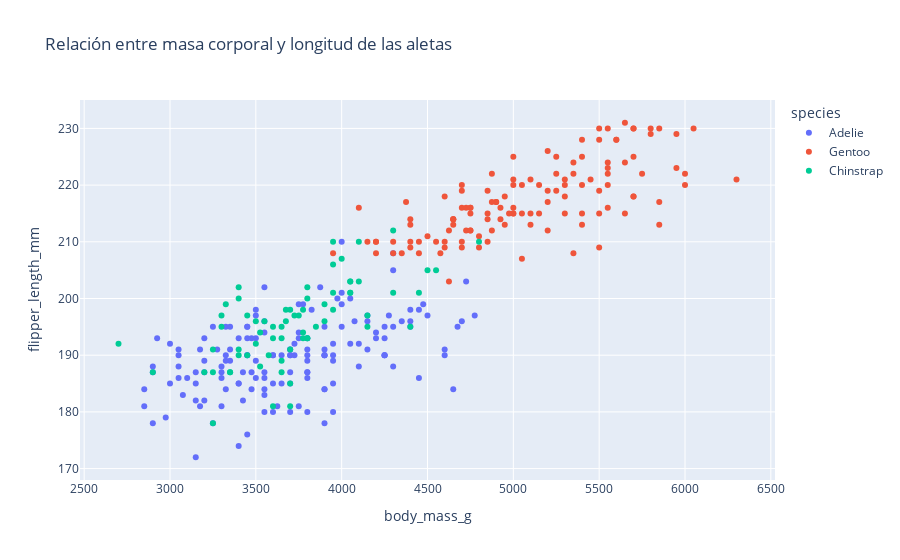

The cell this chart's notebook holds for it:
### Code cell
dispercion1 = px.scatter(penguins,x='body_mass_g',y='flipper_length_mm',color='species', title='Relación entre masa corporal y longitud de las aletas')
dispercion1.show()

### Figure 1 — Plotly figure (JSON) as saved in the notebook; plotly's stock layout.template omitted (floating-point values rounded to 4 significant figures; data arrays with more than 128 entries replaced by an {"elided": "..."} marker saying what was removed)
{"data": [{"hovertemplate": "species=Adelie<br>body_mass_g=%{x}<br>flipper_length_mm=%{y}<extra></extra>", "legendgroup": "Adelie", "marker": {"color": "#636efa", "symbol": "circle"}, "mode": "markers", "name": "Adelie", "orientation": "v", "showlegend": true, "type": "scatter", "x": {"elided": "152 int values"}, "xaxis": "x", "y": {"elided": "152 int values"}, "yaxis": "y"}, {"hovertemplate": "species=Gentoo<br>body_mass_g=%{x}<br>flipper_length_mm=%{y}<extra></extra>", "legendgroup": "Gentoo", "marker": {"color": "#EF553B", "symbol": "circle"}, "mode": "markers", "name": "Gentoo", "orientation": "v", "showlegend": true, "type": "scatter", "x": [4500, 5700, 4450, 5700, 5400, 4550, 4800, 5200, 4400, 5150, 4650, 5550, 4650, 5850, 4200, 5850, 4150, 6300, 4800, 5350, 5700, 5000, 4400, 5050, 5000, 5100, 4100, 5650, 4600, 5550, 5250, 4700, 5050, 6050, 5150, 5400, 4950, 5250, 4350, 5350, 3950, 5700, 4300, 4750, 5550, 4900, 4200, 5400, 5100, 5300, 4850, 5300, 4400, 5000, 4900, 5050, 4300, 5000, 4450, 5550, 4200, 5300, 4400, 5650, 4700, 5700, 4650, 5800, 4700, 5550, 4750, 5000, 5100, 5200, 4700, 5800, 4600, 6000, 4750, 5950, 4625, 5450, 4725, 5350, 4750, 5600, 4600, 5300, 4875, 5550, 4950, 5400, 4750, 5650, 4850, 5200, 4925, 4875, 4625, 5250, 4850, 5600, 4975, 5500, 4725, 5500, 4700, 5500, 4575, 5500, 5000, 5950, 4650, 5500, 4375, 5850, 4875, 6000, 4925, null, 4850, 5750, 5200, 5400], "xaxis": "x", "y": [211, 230, 210, 218, 215, 210, 211, 219, 209, 215, 214, 216, 214, 213, 210, 217, 210, 221, 209, 222, 218, 215, 213, 215, 215, 215, 216, 215, 210, 220, 222, 209, 207, 230, 220, 220, 213, 219, 208, 208, 208, 225, 210, 216, 222, 217, 210, 225, 213, 215, 210, 220, 210, 225, 217, 220, 208, 220, 208, 224, 208, 221, 214, 231, 219, 230, 214, 229, 220, 223, 216, 221, 221, 217, 216, 230, 209, 220, 215, 223, 212, 221, 212, 224, 212, 228, 218, 218, 212, 230, 218, 228, 212, 224, 214, 226, 216, 222, 203, 225, 219, 228, 215, 228, 216, 215, 210, 219, 208, 209, 216, 229, 213, 230, 217, 230, 217, 222, 214, null, 215, 222, 212, 213], "yaxis": "y"}, {"hovertemplate": "species=Chinstrap<br>body_mass_g=%{x}<br>flipper_length_mm=%{y}<extra></extra>", "legendgroup": "Chinstrap", "marker": {"color": "#00cc96", "symbol": "circle"}, "mode": "markers", "name": "Chinstrap", "orientation": "v", "showlegend": true, "type": "scatter", "x": [3500, 3900, 3650, 3525, 3725, 3950, 3250, 3750, 4150, 3700, 3800, 3775, 3700, 4050, 3575, 4050, 3300, 3700, 3450, 4400, 3600, 3400, 2900, 3800, 3300, 4150, 3400, 3800, 3700, 4550, 3200, 4300, 3350, 4100, 3600, 3900, 3850, 4800, 2700, 4500, 3950, 3650, 3550, 3500, 3675, 4450, 3400, 4300, 3250, 3675, 3325, 3950, 3600, 4050, 3350, 3450, 3250, 4050, 3800, 3525, 3950, 3650, 3650, 4000, 3400, 3775, 4100, 3775], "xaxis": "x", "y": [192, 196, 193, 188, 197, 198, 178, 197, 195, 198, 193, 194, 185, 201, 190, 201, 197, 181, 190, 195, 181, 191, 187, 193, 195, 197, 200, 200, 191, 205, 187, 201, 187, 203, 195, 199, 195, 210, 192, 205, 210, 187, 196, 196, 196, 201, 190, 212, 187, 198, 199, 201, 193, 203, 187, 197, 191, 203, 202, 194, 206, 189, 195, 207, 202, 193, 210, 198], "yaxis": "y"}], "layout": {"legend": {"title": {"text": "species"}, "tracegroupgap": 0}, "title": {"text": "Relación entre masa corporal y longitud de las aletas"}, "xaxis": {"anchor": "y", "domain": [0, 1], "title": {"text": "body_mass_g"}}, "yaxis": {"anchor": "x", "domain": [0, 1], "title": {"text": "flipper_length_mm"}}}}
